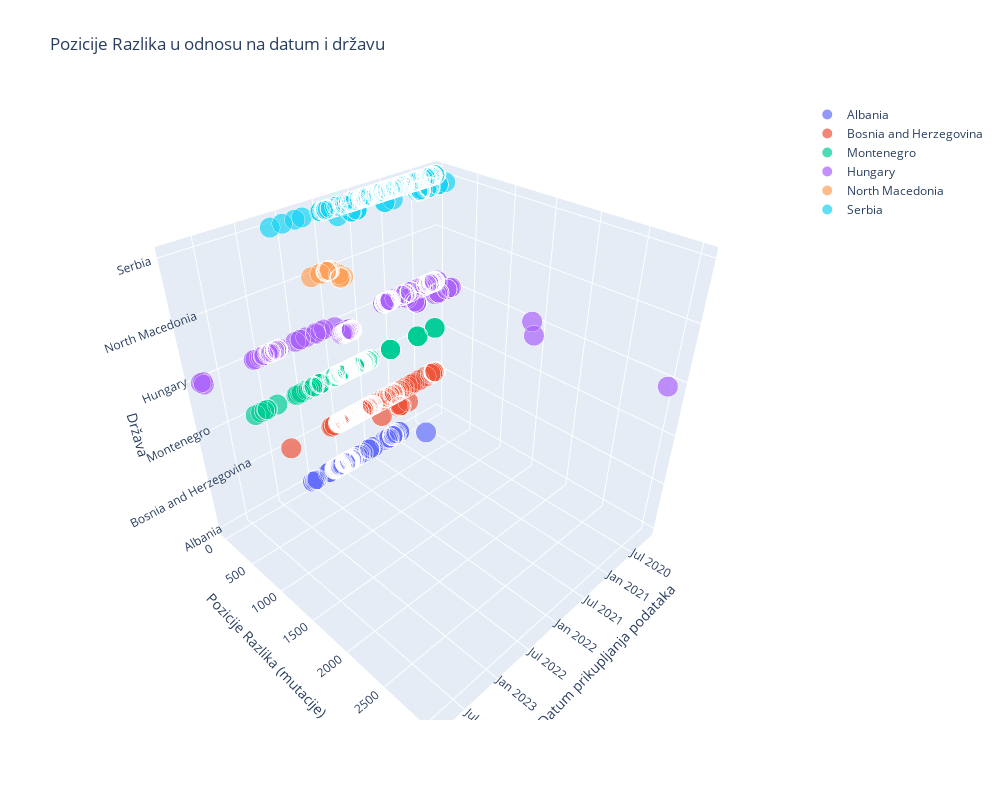

The notebook cell saved with this chart:
### Code cell
import pandas as pd
import plotly.express as px

# Postavi putanju do novog CSV fajla
csv_path = 'sve_povezane_informacije_izmenjeno.csv'

# Učitaj novi CSV fajl
data = pd.read_csv(csv_path)

# Izdvoji relevantne informacije
relevantne_kolone = ['Location', 'Collection date', 'PozicijeRazlika'] + [kolona for kolona in data.columns if kolona.startswith('Unnamed')]
podaci_za_analizu = data[relevantne_kolone]

# Ukloni redove sa nedostajućim vrednostima
podaci_za_analizu = podaci_za_analizu.dropna(subset=['Location', 'Collection date', 'PozicijeRazlika'])

# Pretvori "Collection date" u datetime format
podaci_za_analizu['Collection date'] = pd.to_datetime(podaci_za_analizu['Collection date'], format='mixed')

# Podesi veličinu tačaka za bolju vidljivost
podaci_za_analizu['Veličina_tačaka'] = 100

# Prikazi interaktivni 3D grafik
fig = px.scatter_3d(podaci_za_analizu, x='Collection date', y='PozicijeRazlika', z='Location', size='Veličina_tačaka',
                    color='Location', opacity=0.7, title='Pozicije Razlika u odnosu na datum i državu')

# Podešavanje oznaka
fig.update_layout(scene=dict(xaxis_title='Datum prikupljanja podataka',
                             yaxis_title='Pozicije Razlika (mutacije)',
                             zaxis_title='Država'))

# Postavljanje prazne liste za oznake
fig.update_layout(legend_title_text='')

# Povećaj veličinu grafika
fig.update_layout(width=1000, height=800)

# Prikazivanje interaktivnog grafika
fig.show()

### Figure 1 — Plotly figure (JSON) as saved in the notebook; plotly's stock layout.template omitted (floating-point values rounded to 4 significant figures; data arrays with more than 128 entries replaced by an {"elided": "..."} marker saying what was removed)
{"data": [{"hovertemplate": "Location=%{z}<br>Collection date=%{x}<br>PozicijeRazlika=%{y}<br>Veličina_tačaka=%{marker.size}<extra></extra>", "legendgroup": "Albania", "marker": {"color": "#636efa", "opacity": 0.7, "size": {"elided": "543 int values"}, "sizemode": "area", "sizeref": 0.25, "symbol": "circle"}, "mode": "markers", "name": "Albania", "scene": "scene", "showlegend": true, "type": "scatter3d", "x": {"elided": "543 str values"}, "y": {"elided": "543 int values"}, "z": {"elided": "543 str values"}}, {"hovertemplate": "Location=%{z}<br>Collection date=%{x}<br>PozicijeRazlika=%{y}<br>Veličina_tačaka=%{marker.size}<extra></extra>", "legendgroup": "Bosnia and Herzegovina", "marker": {"color": "#EF553B", "opacity": 0.7, "size": {"elided": "780 int values"}, "sizemode": "area", "sizeref": 0.25, "symbol": "circle"}, "mode": "markers", "name": "Bosnia and Herzegovina", "scene": "scene", "showlegend": true, "type": "scatter3d", "x": {"elided": "780 str values"}, "y": {"elided": "780 int values"}, "z": {"elided": "780 str values"}}, {"hovertemplate": "Location=%{z}<br>Collection date=%{x}<br>PozicijeRazlika=%{y}<br>Veličina_tačaka=%{marker.size}<extra></extra>", "legendgroup": "Montenegro", "marker": {"color": "#00cc96", "opacity": 0.7, "size": {"elided": "438 int values"}, "sizemode": "area", "sizeref": 0.25, "symbol": "circle"}, "mode": "markers", "name": "Montenegro", "scene": "scene", "showlegend": true, "type": "scatter3d", "x": {"elided": "438 str values"}, "y": {"elided": "438 int values"}, "z": {"elided": "438 str values"}}, {"hovertemplate": "Location=%{z}<br>Collection date=%{x}<br>PozicijeRazlika=%{y}<br>Veličina_tačaka=%{marker.size}<extra></extra>", "legendgroup": "Hungary", "marker": {"color": "#ab63fa", "opacity": 0.7, "size": {"elided": "485 int values"}, "sizemode": "area", "sizeref": 0.25, "symbol": "circle"}, "mode": "markers", "name": "Hungary", "scene": "scene", "showlegend": true, "type": "scatter3d", "x": {"elided": "485 str values"}, "y": {"elided": "485 int values"}, "z": {"elided": "485 str values"}}, {"hovertemplate": "Location=%{z}<br>Collection date=%{x}<br>PozicijeRazlika=%{y}<br>Veličina_tačaka=%{marker.size}<extra></extra>", "legendgroup": "North Macedonia", "marker": {"color": "#FFA15A", "opacity": 0.7, "size": [100, 100, 100, 100, 100, 100, 100, 100, 100, 100, 100, 100, 100, 100, 100, 100, 100, 100, 100, 100, 100, 100, 100, 100, 100, 100, 100, 100, 100, 100, 100, 100, 100, 100, 100, 100, 100, 100, 100], "sizemode": "area", "sizeref": 0.25, "symbol": "circle"}, "mode": "markers", "name": "North Macedonia", "scene": "scene", "showlegend": true, "type": "scatter3d", "x": ["2022-01-29T00:00:00", "2022-01-29T00:00:00", "2022-03-17T00:00:00", "2021-12-09T00:00:00", "2021-12-09T00:00:00", "2021-12-09T00:00:00", "2021-12-10T00:00:00", "2021-12-10T00:00:00", "2021-12-14T00:00:00", "2021-12-15T00:00:00", "2021-12-16T00:00:00", "2021-12-20T00:00:00", "2021-12-20T00:00:00", "2021-12-20T00:00:00", "2021-12-20T00:00:00", "2021-12-22T00:00:00", "2021-12-22T00:00:00", "2021-12-24T00:00:00", "2021-12-24T00:00:00", "2021-12-24T00:00:00", "2021-12-25T00:00:00", "2021-12-25T00:00:00", "2021-12-27T00:00:00", "2021-12-27T00:00:00", "2021-12-27T00:00:00", "2021-12-28T00:00:00", "2021-12-28T00:00:00", "2021-12-28T00:00:00", "2021-12-28T00:00:00", "2021-12-28T00:00:00", "2021-12-28T00:00:00", "2021-12-28T00:00:00", "2021-12-28T00:00:00", "2021-12-28T00:00:00", "2021-12-28T00:00:00", "2021-12-28T00:00:00", "2021-12-29T00:00:00", "2021-12-29T00:00:00", "2021-12-23T00:00:00"], "y": [1, 1, 1, 1, 210, 141, 1, 1, 1, 1, 1, 1, 1, 1, 210, 210, 1, 210, 1, 1, 1, 1, 1, 210, 1, 210, 1, 1, 1, 1, 1, 1, 1, 1, 1, 1, 1, 1, 210], "z": ["North Macedonia", "North Macedonia", "North Macedonia", "North Macedonia", "North Macedonia", "North Macedonia", "North Macedonia", "North Macedonia", "North Macedonia", "North Macedonia", "North Macedonia", "North Macedonia", "North Macedonia", "North Macedonia", "North Macedonia", "North Macedonia", "North Macedonia", "North Macedonia", "North Macedonia", "North Macedonia", "North Macedonia", "North Macedonia", "North Macedonia", "North Macedonia", "North Macedonia", "North Macedonia", "North Macedonia", "North Macedonia", "North Macedonia", "North Macedonia", "North Macedonia", "North Macedonia", "North Macedonia", "North Macedonia", "North Macedonia", "North Macedonia", "North Macedonia", "North Macedonia", "North Macedonia"]}, {"hovertemplate": "Location=%{z}<br>Collection date=%{x}<br>PozicijeRazlika=%{y}<br>Veličina_tačaka=%{marker.size}<extra></extra>", "legendgroup": "Serbia", "marker": {"color": "#19d3f3", "opacity": 0.7, "size": {"elided": "651 int values"}, "sizemode": "area", "sizeref": 0.25, "symbol": "circle"}, "mode": "markers", "name": "Serbia", "scene": "scene", "showlegend": true, "type": "scatter3d", "x": {"elided": "651 str values"}, "y": {"elided": "651 int values"}, "z": {"elided": "651 str values"}}], "layout": {"height": 800, "legend": {"itemsizing": "constant", "title": {"text": ""}, "tracegroupgap": 0}, "scene": {"domain": {"x": [0, 1], "y": [0, 1]}, "xaxis": {"title": {"text": "Datum prikupljanja podataka"}}, "yaxis": {"title": {"text": "Pozicije Razlika (mutacije)"}}, "zaxis": {"categoryarray": ["Albania", "Bosnia and Herzegovina", "Montenegro", "Hungary", "North Macedonia", "Serbia"], "categoryorder": "array", "title": {"text": "Država"}}}, "title": {"text": "Pozicije Razlika u odnosu na datum i državu"}, "width": 1000}}
